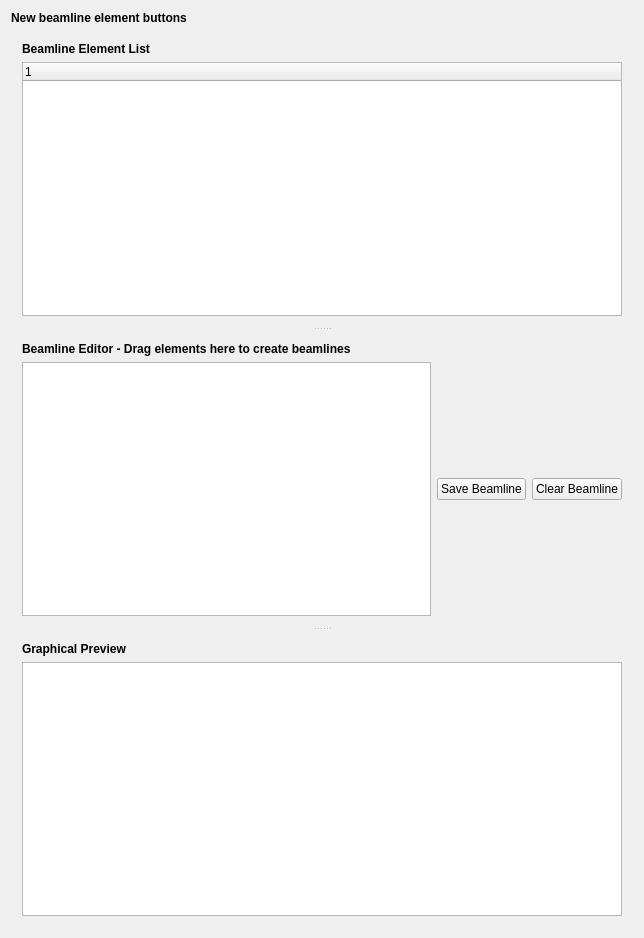
<?xml version="1.0" encoding="UTF-8"?>
<ui version="4.0">
 <class>RBCBT</class>
 <widget class="QWidget" name="RBCBT">
  <property name="geometry">
   <rect>
    <x>0</x>
    <y>0</y>
    <width>644</width>
    <height>938</height>
   </rect>
  </property>
  <property name="windowTitle">
   <string>Widget</string>
  </property>
  <layout class="QVBoxLayout" name="verticalLayout_4">
   <item>
    <widget class="QLabel" name="label">
     <property name="font">
      <font>
       <weight>75</weight>
       <bold>true</bold>
      </font>
     </property>
     <property name="text">
      <string>New beamline element buttons</string>
     </property>
    </widget>
   </item>
   <item>
    <layout class="QHBoxLayout" name="elementButtonLayout"/>
   </item>
   <item>
    <widget class="QSplitter" name="splitter">
     <property name="orientation">
      <enum>Qt::Vertical</enum>
     </property>
     <property name="childrenCollapsible">
      <bool>false</bool>
     </property>
     <widget class="QWidget" name="layoutWidget">
      <layout class="QVBoxLayout" name="elementListLayout">
       <item>
        <widget class="QLabel" name="elementListLabel">
         <property name="font">
          <font>
           <weight>75</weight>
           <bold>true</bold>
          </font>
         </property>
         <property name="text">
          <string>Beamline Element List</string>
         </property>
        </widget>
       </item>
       <item>
        <widget class="dtreeWidget" name="treeWidget"/>
       </item>
      </layout>
     </widget>
     <widget class="QWidget" name="layoutWidget">
      <layout class="QVBoxLayout" name="beamlineEditorLayout">
       <item>
        <widget class="QLabel" name="beamlineEditorLabel">
         <property name="font">
          <font>
           <weight>75</weight>
           <bold>true</bold>
          </font>
         </property>
         <property name="text">
          <string>Beamline Editor - Drag elements here to create beamlines</string>
         </property>
        </widget>
       </item>
       <item>
        <layout class="QHBoxLayout" name="beamlineEditorLayout_2">
         <item>
          <widget class="dlistWidget" name="workingBeamline"/>
         </item>
         <item>
          <widget class="QPushButton" name="saveBeamlineButton">
           <property name="text">
            <string>Save Beamline</string>
           </property>
          </widget>
         </item>
         <item>
          <widget class="QPushButton" name="clearBeamlineButton">
           <property name="text">
            <string>Clear Beamline</string>
           </property>
          </widget>
         </item>
        </layout>
       </item>
      </layout>
     </widget>
     <widget class="QWidget" name="layoutWidget">
      <layout class="QVBoxLayout" name="graphicsLayout">
       <item>
        <widget class="QLabel" name="graphicsLabel">
         <property name="font">
          <font>
           <weight>75</weight>
           <bold>true</bold>
          </font>
         </property>
         <property name="text">
          <string>Graphical Preview</string>
         </property>
        </widget>
       </item>
       <item>
        <widget class="beamGraphicsWindow" name="graphicsView"/>
       </item>
      </layout>
     </widget>
    </widget>
   </item>
  </layout>
 </widget>
 <layoutdefault spacing="6" margin="11"/>
 <customwidgets>
  <customwidget>
   <class>dlistWidget</class>
   <extends>QListWidget</extends>
   <header>cbt.h</header>
  </customwidget>
  <customwidget>
   <class>dtreeWidget</class>
   <extends>QTreeWidget</extends>
   <header>cbt.h</header>
  </customwidget>
  <customwidget>
   <class>beamGraphicsWindow</class>
   <extends>QGraphicsView</extends>
   <header>cbt.h</header>
  </customwidget>
 </customwidgets>
 <resources/>
 <connections/>
</ui>
